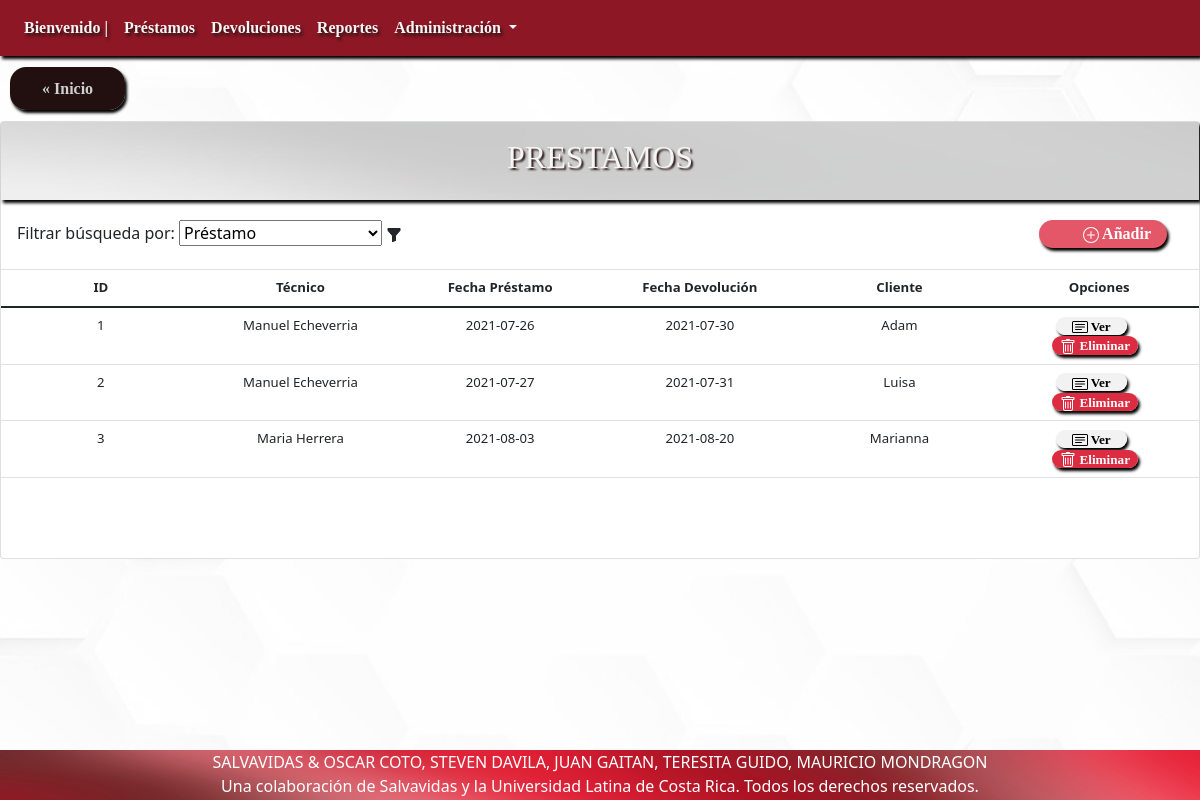
The app's page /?c=detalleAllPrestamo with its own data.
### tables this page shows
CREATE TABLE `prestamo` (
  `idPrestamo` int(11) NOT NULL,
  `idTecnico` varchar(25) NOT NULL,
  `fechaPrestamo` date DEFAULT current_timestamp(),
  `fechaEsperadaDevolucion` date DEFAULT NULL,
  `cliente` varchar(50) DEFAULT NULL
);

CREATE TABLE `tecnico` (
  `idTecnico` varchar(25) NOT NULL,
  `primerNombre` varchar(50) NOT NULL,
  `segundoNombre` varchar(50) DEFAULT NULL,
  `primerApellido` varchar(50) NOT NULL,
  `segundoApellido` varchar(50) DEFAULT NULL,
  `telefono` varchar(25) DEFAULT NULL,
  `correoElectronico` varchar(50) DEFAULT NULL,
  `direccion` varchar(500) DEFAULT NULL,
  `fechaInclusion` date DEFAULT current_timestamp()
);

### controller/detalleAllPrestamo.php (called while the page is built, shortened)
<?php
include 'model/Prestamo.php';
    $Prestamo = new Prestamo();
    $allPrestamo = $Prestamo->seleccionarAllPrestamo();
    $Tecnico = new Tecnico();
    $allTecnico = $Tecnico->seleccionarAllTecnico();
    include 'view/VerAllPrestamo.php';

### model/Prestamo.php (called while the page is built, shortened)
<?php
include_once "model/Tecnico.php";
class Prestamo {
    public function __construct($idPrestamo = 0, $idTecnico = "",$fechaPrestamo = "",$fechaEsperadaDevolucion="",
    $cliente = "") {
        $this->idPrestamo = $idPrestamo;
        $this->idTecnico = $idTecnico;
        $this->fechaPrestamo = $fechaPrestamo;
        $this->fechaEsperadaDevolucion = $fechaEsperadaDevolucion;
        $this->cliente = $cliente;
    }
    function seleccionarAllPrestamo() {
        $query = "SELECT * FROM prestamo";
        $pdo = new Connection();
        $pdo = $pdo->open();
        $result = $pdo->query($query);
        $rows = [];
        foreach ($result->fetchAll() as $row) {
            $rows[] = new Prestamo($row['idPrestamo'], $row['idTecnico'],$row['fechaPrestamo'],$row['fechaEsperadaDevolucion'],$row['cliente']);
        }
        return $rows;
    }
}

### model/Tecnico.php (called while the page is built, shortened)
<?php
class Tecnico
{
  public function __construct($idTecnico = "",$primerNombre = "", $segundoNombre = "", $primerApellido = "", $segundoApellido = "", $telefono = "", $correoElectronico = "", $direccion = "", $fechaInclusion = "") {
    $this->idTecnico = $idTecnico;
    $this->primerNombre = $primerNombre;
    $this->primerApellido = $primerApellido;
  }
  function seleccionarAllTecnico() {
    $query = "SELECT * FROM tecnico";
    $pdo = new Connection();
    $pdo = $pdo->open();
    $result = $pdo->query($query);
    $rows = [];
    foreach ($result->fetchAll() as $row) {
        $rows[] = new Tecnico($row['idTecnico'], $row['primerNombre'],$row['segundoNombre'],$row['primerApellido'],$row['segundoApellido'],$row['telefono'],$row['correoElectronico'],$row['direccion'],$row['fechaInclusion']);
    }
    return $rows;
}
}

### view/verAllPrestamo.php (the view, shortened to what this page needs)
<div class="upside">
    <a href="index.php" class="Inicio">« Inicio</a>
</div>
<div class="card" id="ListaCompleta">
    <div class="card-title">
        <h2> PRESTAMOS</h2>
    </div>
    <div class="card-subtitle" id="Add">
        <label for="search">Filtrar búsqueda por: </label>
        <select name="forma" onchange="location = this.value;">
            <option value="?c=detalleAllPrestamo" selected>Préstamo</option>
        </select>
        <svg xmlns="http://www.w3.org/2000/svg" width="16" height="16" fill="currentColor" class="bi bi-funnel-fill" viewBox="0 0 16 16">
        <path d="M1.5 1.5A.5.5 0 0 1 2 1h12a.5.5 0 0 1 .5.5v2a.5.5 0 0 1-.128.334L10 8.692V13.5a.5.5 0 0 1-.342.474l-3 1A.5.5 0 0 1 6 14.5V8.692L1.628 3.834A.5.5 0 0 1 1.5 3.5v-2z"/>
        </svg>
        <a href="?c=crearPrestamo" class="add">
         Añadir
        </a>
    </div>
    <table class="table">
        <thead>
            <tr>
                <th scope="col">ID</th>
                <th scope="col">Técnico</th>
                <th scope="col">Fecha Préstamo</th>
                <th scope="col">Fecha Devolución</th>
                <th scope="col">Cliente</th>
                <th scope="col">Opciones</th>
            </tr>
        </thead>
        <tbody>
        <?php
        foreach ($allPrestamo as $value) {
        ?>
            <tr>
                <td><?php echo $value->idPrestamo; ?></td>
                <?php foreach ($allTecnico as $tecnico) { if ($tecnico->idTecnico == $value->idTecnico){ ?>
                <td><?php echo $tecnico->primerNombre; ?> <?php echo $tecnico->primerApellido; ?></td>
                <?php } } ?>
                <td><?php echo $value->fechaPrestamo; ?></td>
                <td><?php echo $value->fechaEsperadaDevolucion; ?></td>
                <td><?php echo $value->cliente; ?></td>
                <td>
                <a class="ver" id="ver" href="?c=detallePrestamo&idPrestamo=<?php echo $value->idPrestamo; ?>">
                 Ver
                </a>
                <br>
                <a class="eliminar" id="eliminar" href="?c=eliminarPrestamo&idPrestamo=<?php echo $value->idPrestamo; ?>">
                 Eliminar
                </a>
                </td>
            </tr>
        <?php } ?>
        </tbody>
    </table>
</div>

### css/style.css (style rules this page uses)
body { background-image: url("../img/wallpaper.jpg"); background-position: center; background-attachment: fixed; background-size:cover; }
.card { margin: auto; width: 100%; display: flexbox; }
.card .card-title { background-image: url("../img/card-subtitle-wallpaper.jpg"); color: whitesmoke; text-align: center; font-family: "Arial Black"; box-shadow: 2px 3px 3px black; }
.card .card-title h2 { text-shadow: 2px 2px 2px #2b1515; padding: 1rem; }

### css/style1.css (style rules this page uses)
#ListaCompleta { margin-top: 10px; width: inherit; }
#ListaCompleta #Add { padding: 1rem; }
#ListaCompleta .add { float: right; margin-right: 1rem; padding: 0.1rem 1rem; text-align: right; background: #e35768; color: #fff; text-decoration: none; width:8rem; box-shadow: 2px 3px 3px black; font-family: "Georgia"; font-weight: bold; border-radius: 1rem; }
.upside { margin-top: 20px; margin-left: 10px; margin-bottom: 20px; }
.upside .Inicio { margin: auto; padding: 0.8rem 2rem; text-align: center; background: #221010; color: #cfcfcf; text-decoration: none; width: 50%; box-shadow: 2px 3px 3px black; font-family: "Georgia"; font-weight: bold; border-radius: 1rem; }
#ListaCompleta #ver { margin-right: 1rem; padding: 0.1rem 1rem; text-align: center; background: #f2f2f2; color: black; text-decoration: none; width: 8rem; box-shadow: 2px 3px 3px black; font-family: "Georgia"; font-weight: bold; border-radius: 1rem; }
#ListaCompleta #eliminar { margin-right: 0.5rem; padding: 0.1rem 0.5rem; text-align: center; background: #dc2c41; color: white; text-decoration: none; width: 8rem; box-shadow: 2px 3px 3px black; font-family: "Georgia"; font-weight: bold; border-radius: 1rem; }
.table { text-align: center; table-layout: fixed; font-size: 1.1vw; margin-bottom: 5rem; }

### records on screen
prestamo: idPrestamo "1", fechaPrestamo "2021-07-26", fechaEsperadaDevolucion "2021-07-30", cliente "Adam"
tecnico: primerNombre "Manuel", primerApellido "Echeverria"
prestamo: idPrestamo "2", fechaPrestamo "2021-07-27", fechaEsperadaDevolucion "2021-07-31", cliente "Luisa"
prestamo: idPrestamo "3", fechaPrestamo "2021-08-03", fechaEsperadaDevolucion "2021-08-20", cliente "Marianna"
tecnico: primerNombre "Maria", primerApellido "Herrera"
